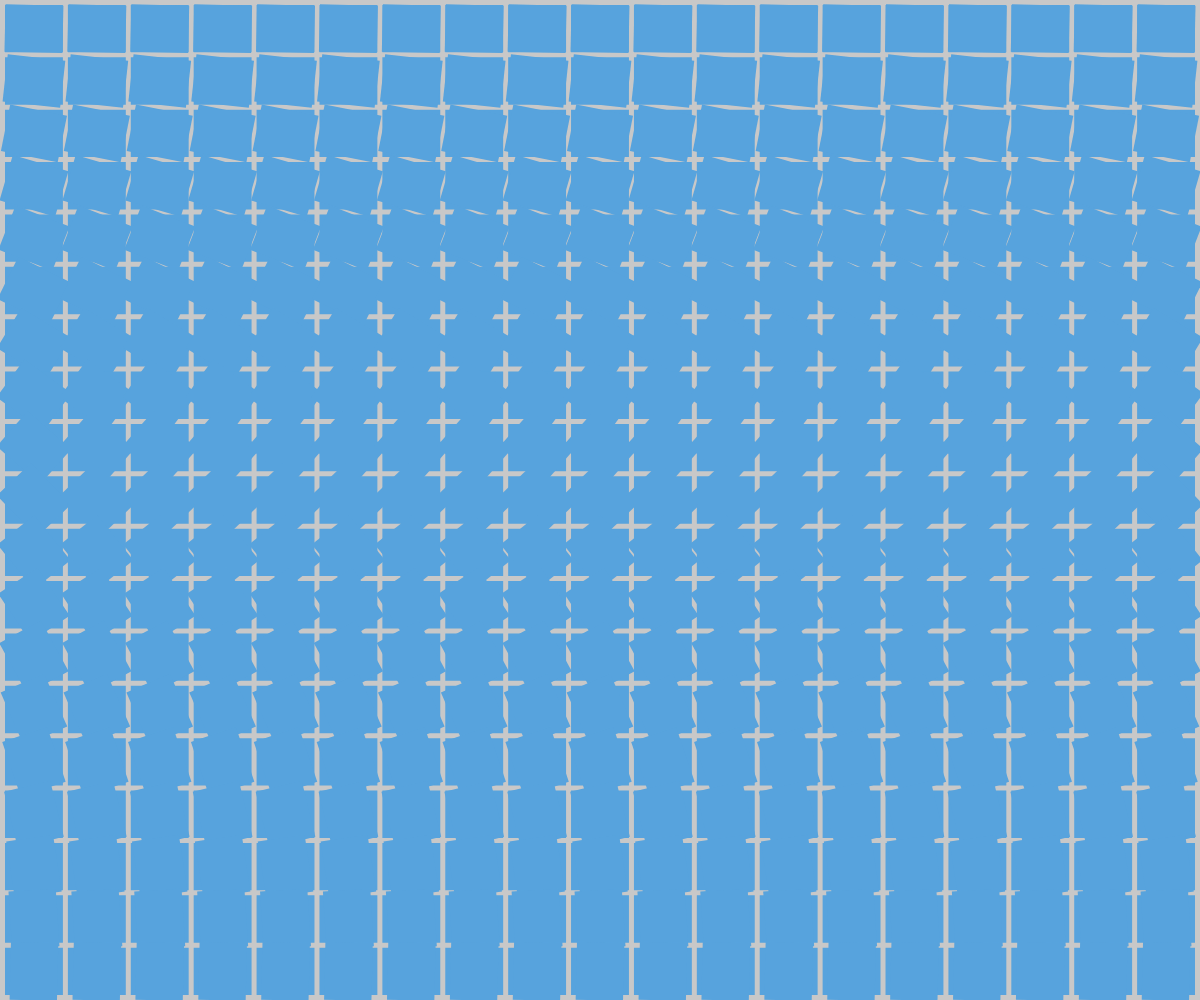
Frame 1 (no input)
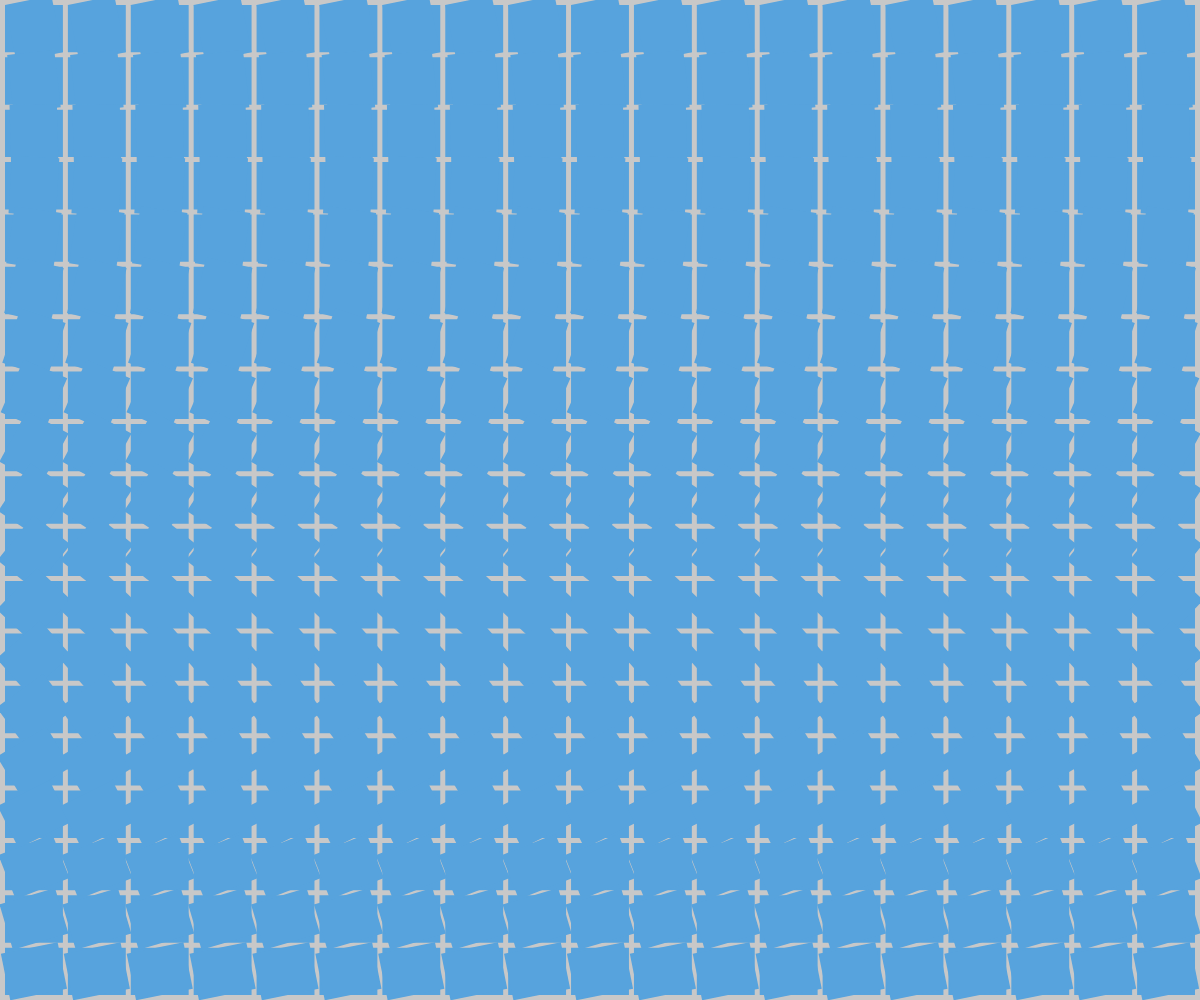
Frame 60 (no input)
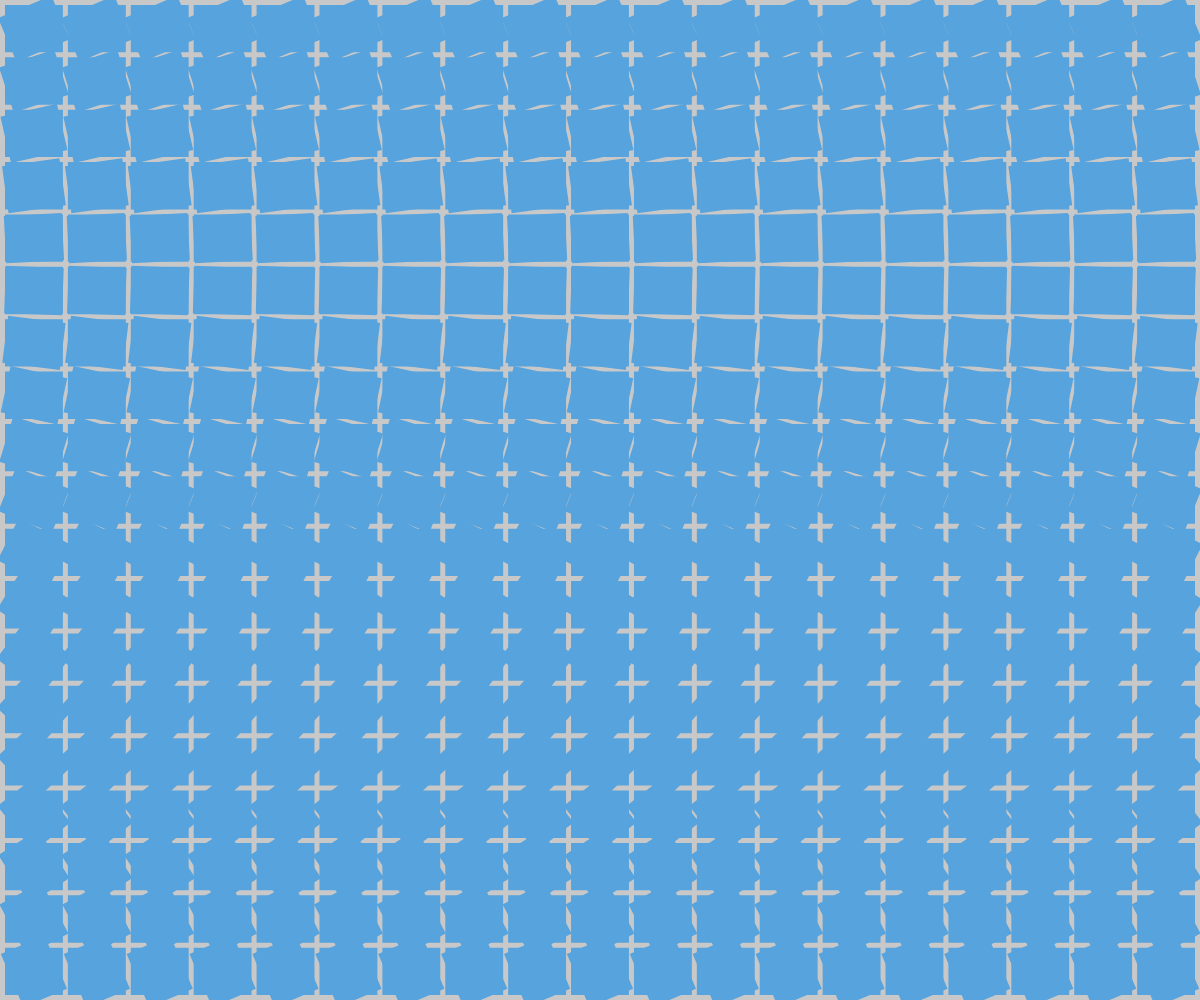
Frame 120 (the mouse pressed at the canvas centre since frame 60)

The p5.js sketch that drew these frames (run headless with seeded random() and noise() and a simulated clock; from frame 60 on, the mouse is pressed at the canvas centre):

// p5.js sketch
// ── sketch.js
/* AUTOMATICALLY GENERATED GRID */

// Initialise variables 
let row = 19;     // Number of shapes in a row
let col = 19;     // Number of shapes in a col
let pad = 5;      // Padding between shapes 
let sWidth, sHeight;  
let rgba = [87, 163, 221, 255];     

function setup() {
    createCanvas(windowWidth, windowHeight); // canvas width/height
    sWidth = (width/col)-(pad+(pad/col));
    sHeight = (height/row)-(pad+(pad/row));
    rectMode(CENTER); // Rectangle coords from the center
    noStroke();
}

function draw(){
  background(200); 
  // Loop through Y values
  for(let i=0; i<row; i++){
    // Loop through X values
    for(let ii=0; ii<col; ii++){
      let x = pad+(ii*sWidth)+(pad*ii)+(sWidth/2);
      let y = pad+(i*sHeight)+(pad*i)+(sHeight/2);
      fill(rgba); 
      rect(x, y, sWidth, sHeight); 
    //Rotate the rects
    push();
    angleMode(DEGREES)
    translate(x, y);
    rotate(i*5); 
    rotate(millis() / 20 * PI / 2);
    rect(0, 0, sWidth, sHeight); 
    pop(); 
    }
  }
}
